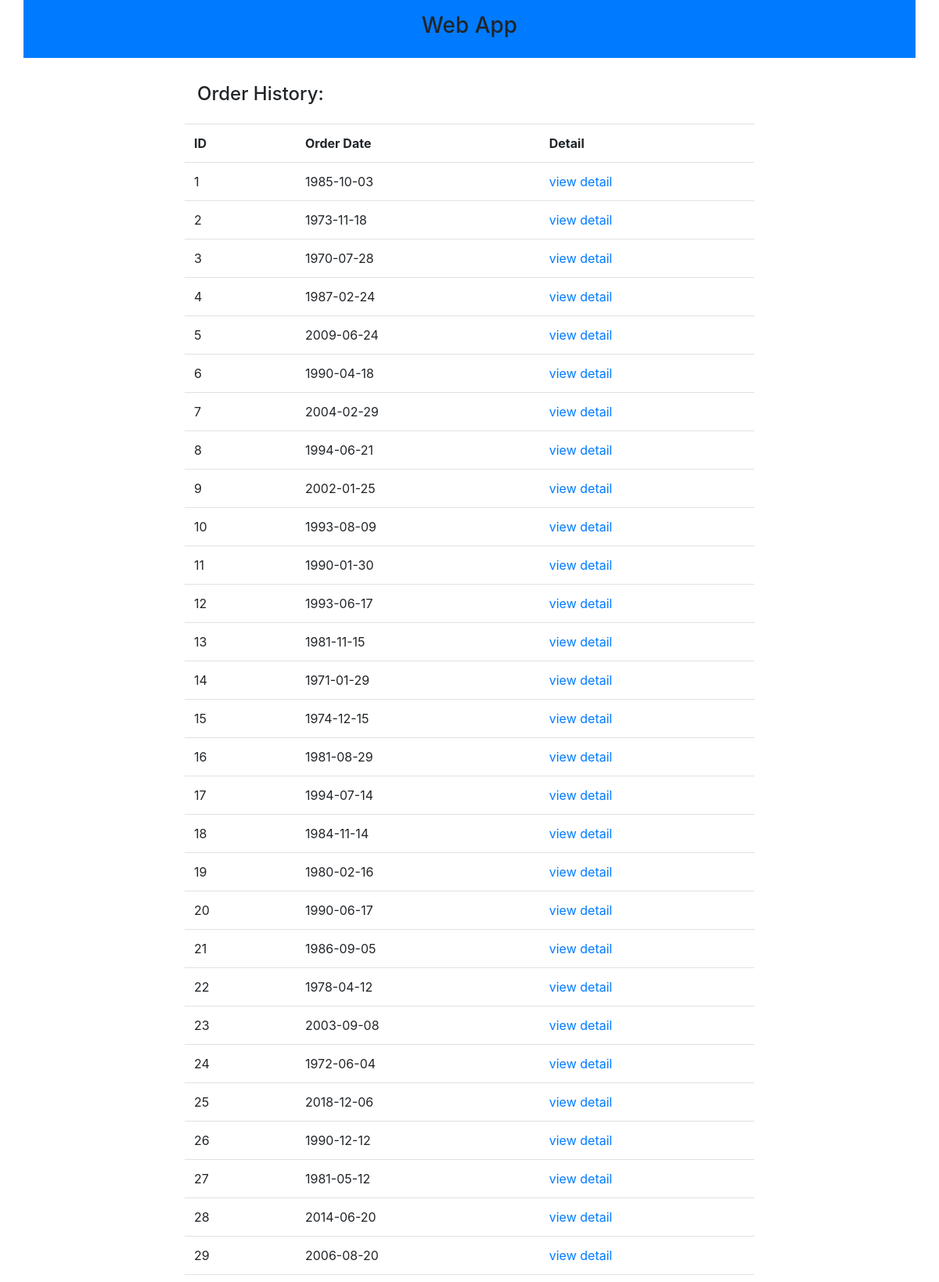
The app's page /report.php (signed in, upper part) with its own data.
### tables this page shows
CREATE TABLE `orders` (
  `id` int(11) NOT NULL AUTO_INCREMENT,
  `orderdate` date NOT NULL,
  PRIMARY KEY (`id`)
);

### report.php (the view, shortened to what this page needs)
<!DOCTYPE HTML>
<html lang="en">
	<head>
			<link rel="stylesheet" href="https://cdnjs.cloudflare.com/ajax/libs/twitter-bootstrap/4.1.3/css/bootstrap.min.css"/>
			<link rel="stylesheet" href="https://cdnjs.cloudflare.com/ajax/libs/font-awesome/4.7.0/css/font-awesome.min.css"/>
	</head>
	<body>
		<div class="container">
			<div class="row bg-primary">
				<div class="col-sm-12 text-center p-3">
					<h3>Web App</h2>
				</div>
			</div>
			<div class="row">
				<div class="col-sm-2 p-3">
				</div>
				<div class="col-sm-8 p-3">
				<?php
				$isLoggedIn = isset($_SESSION['isLoggedIn']) ? $_SESSION['isLoggedIn'] : false;
				if ($isLoggedIn === true) {
					echo "<h4 class='p-3'>Order History:</h4>";
					$db_servername = "localhost";
					$db_username = "orders_user";
					$db_password = "passw0rd";
					$db_name = "orders";
					$db_conn = new mysqli($db_servername, $db_username, $db_password, $db_name);
					$sql = "SELECT id, orderdate FROM orders";
					$db_result = $db_conn->query($sql);
					if ($db_result->num_rows > 0) {
						echo "<table class='table'><tr><th>ID</th><th>Order Date</th><th>Detail</th></tr>";
						while($row = $db_result->fetch_assoc()) {
							echo "<tr><td>".$row["id"]."</td><td>".$row["orderdate"]."</td><td><a href='order.php?orderId=".$row["id"]. "'>view detail</a></td></tr>";
						}
						echo "</table>";
					} else {
						echo "0 results";
					}
				} else {
					echo '<script type="text/javascript">
						   window.location = "index.php"
					  </script>';
				}
				?>
				</div>
				<div class="col-sm-2 p-3">
				</div>
			</div>
		</div>
	</body>
</html>

### records on screen
orders: id "1", orderdate "1985-10-03"
orders: id "2", orderdate "1973-11-18"
orders: id "3", orderdate "1970-07-28"
orders: id "4", orderdate "1987-02-24"
orders: id "5", orderdate "2009-06-24"
orders: id "6", orderdate "1990-04-18"
orders: id "7", orderdate "2004-02-29"
orders: id "8", orderdate "1994-06-21"
orders: id "9", orderdate "2002-01-25"
orders: id "10", orderdate "1993-08-09"
orders: id "11", orderdate "1990-01-30"
orders: id "12", orderdate "1993-06-17"
orders: id "13", orderdate "1981-11-15"
orders: id "14", orderdate "1971-01-29"
orders: id "15", orderdate "1974-12-15"
orders: id "16", orderdate "1981-08-29"
orders: id "17", orderdate "1994-07-14"
orders: id "18", orderdate "1984-11-14"
orders: id "19", orderdate "1980-02-16"
orders: id "20", orderdate "1990-06-17"
orders: id "21", orderdate "1986-09-05"
orders: id "22", orderdate "1978-04-12"
orders: id "23", orderdate "2003-09-08"
orders: id "24", orderdate "1972-06-04"
orders: id "25", orderdate "2018-12-06"
orders: id "26", orderdate "1990-12-12"
orders: id "27", orderdate "1981-05-12"
orders: id "28", orderdate "2014-06-20"
orders: id "29", orderdate "2006-08-20"
